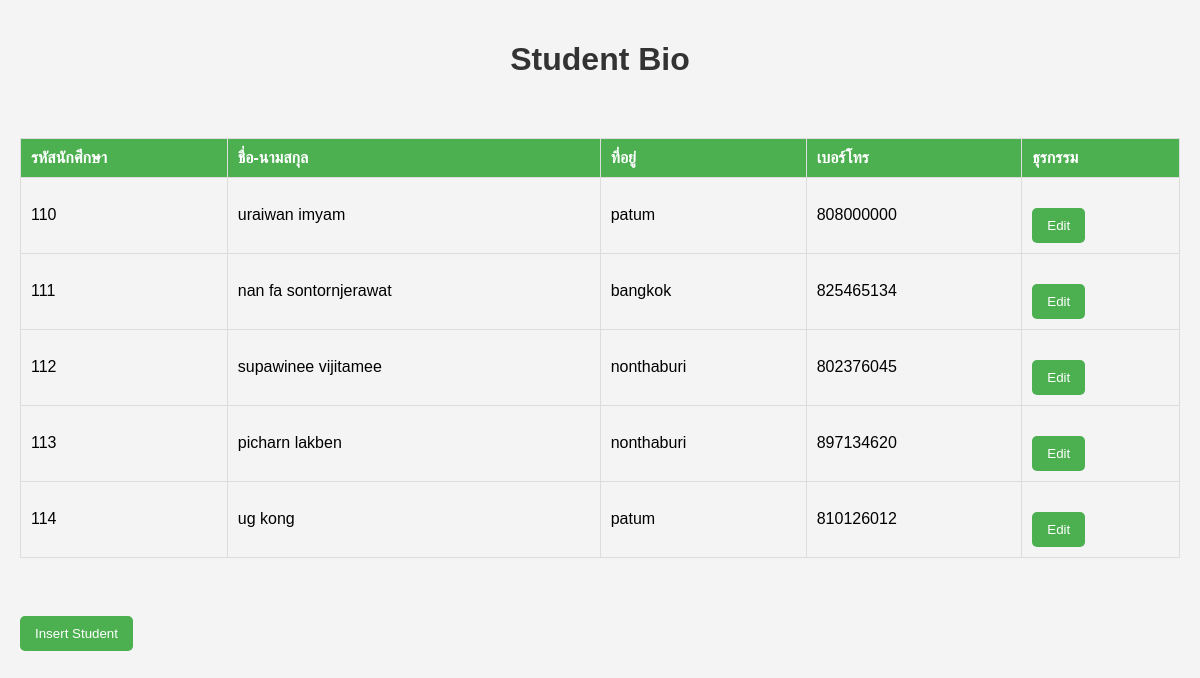
Screenshot of /mainmenu.php with the database file from the repository.
### tables this page shows
CREATE TABLE `studentbio` (
  `sid` varchar(3) NOT NULL,
  `sname` varchar(20) NOT NULL,
  `slastname` varchar(30) NOT NULL,
  `address` varchar(50) NOT NULL,
  `telephone` int(11) NOT NULL
);

### mainmenu.php (the view, shortened to what this page needs)
<!DOCTYPE html>
<html lang="en">
<head>
    <link rel="stylesheet"  href="style.css">
</head>
<body>
<?php
    require 'conn.php';
    $sql = "SELECT * FROM studentbio";
    $result = $conn->query($sql);
?>
<h1>Student Bio</h1><br>
        <table>
            <thead>
                <tr>
                    <th>รหัสนักศึกษา</th>
                    <th>ชื่อ-นามสกุล</th>
                    <th>ที่อยู่</th>
                    <th>เบอร์โทร</th>
                    <th> ธุรกรรม </th>
                </tr>
            </thead>
            <tbody>
                <?php
                    if ($result->num_rows > 0) {
                        while($row = $result->fetch_assoc()) {
                            echo"<tr><td>".$row["sid"]."</td>"."<td>".$row["sname"]." ".$row["slastname"]."</td>"."<td>".$row["address"]."</td>"."<td>".$row["telephone"]."</td>"."<td>"."<a href='editbio.php?sid=".$row["sid"]."'><button> Edit </button></a>"."</td>";
                            echo "</tr>";
                        }
                    }else {
                        echo "0 results";
                    }
                ?>
            </tbody>
        </table>
        <br>
        <a href='insertbio.php'><button> Insert Student</button></a>
</body>
</html>

### style.css (style rules this page uses)
body { font-family: Arial, sans-serif; background-color: #f4f4f4; margin: 0; padding: 20px; }
h1 { text-align: center; color: #333; }
table { width: 100%; border-collapse: collapse; margin: 20px 0; }
thead { background-color: #4CAF50; color: white; }
th, td { padding: 10px; text-align: left; border: 1px solid #ddd; }
button { background-color: #4CAF50; color: white; border: none; padding: 10px 15px; cursor: pointer; border-radius: 5px; }
a { text-decoration: none; }
input[type="submit"], button { background-color: #4CAF50; color: white; border: none; padding: 10px 15px; cursor: pointer; border-radius: 5px; width: 100%; display: block; margin-top: 10px; }
a { text-decoration: none; display: inline-block; margin-top: 10px; text-align: center; }

### rows the page displays
studentbio: sid "110", sname "uraiwan", slastname "imyam", address "patum", telephone "808000000"
studentbio: sid "111", sname "nan fa", slastname "sontornjerawat", address "bangkok", telephone "825465134"
studentbio: sid "112", sname "supawinee", slastname "vijitamee", address "nonthaburi", telephone "802376045"
studentbio: sid "113", sname "picharn", slastname "lakben", address "nonthaburi", telephone "897134620"
studentbio: sid "114", sname "ug", slastname "kong", address "patum", telephone "810126012"
